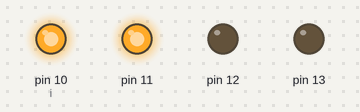
This sketch was run on a simulated Arduino Uno, built with avr-gcc and run on an emulated ATmega328P. On the bench: output pins drawn as LEDs (lit = HIGH).

Above: at 0.1 s.
At 0.7 s:
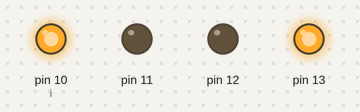
At 1.3 s:
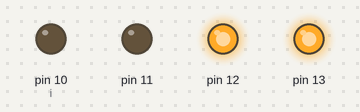
At 2.7 s:
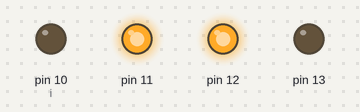
Timing chart, 0 to 3.0 s (numbered marks = the images above):
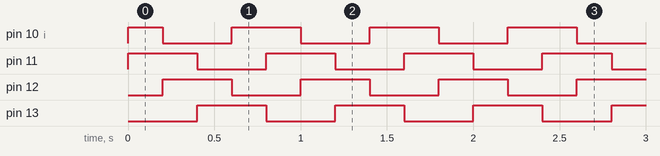

Measured:
- by itself, pin 10 (i): repeats every 0.80 s: LOW 0.40 s, HIGH 0.40 s
- by itself, pin 11–13: alternates HIGH for 0.40 s and LOW for 0.40 s
- by itself, everything shown: repeats every 0.80 s, in 4 steps

The sketch:

LED_CHASER.ino
```cpp
//this is the required sketch of perform this task
void setup() {


 int i =10;

 while(i<=13)

 {

  pinMode(i,OUTPUT);

  i++;

 }


}


void loop() {


 int i = 10;

 while(i<=13)

 {

  if(i<13)

  {

 digitalWrite(i,HIGH);

 digitalWrite(i+1,HIGH);

 delay(200);

  digitalWrite(i,LOW);

 digitalWrite(i+1,LOW);


 }

 else

 {

  digitalWrite(i,HIGH);

  digitalWrite(i-3,HIGH);

  delay(200);

  digitalWrite(i,LOW);

  digitalWrite(i-3,LOW);

 }

  i++;

 }


}
```
